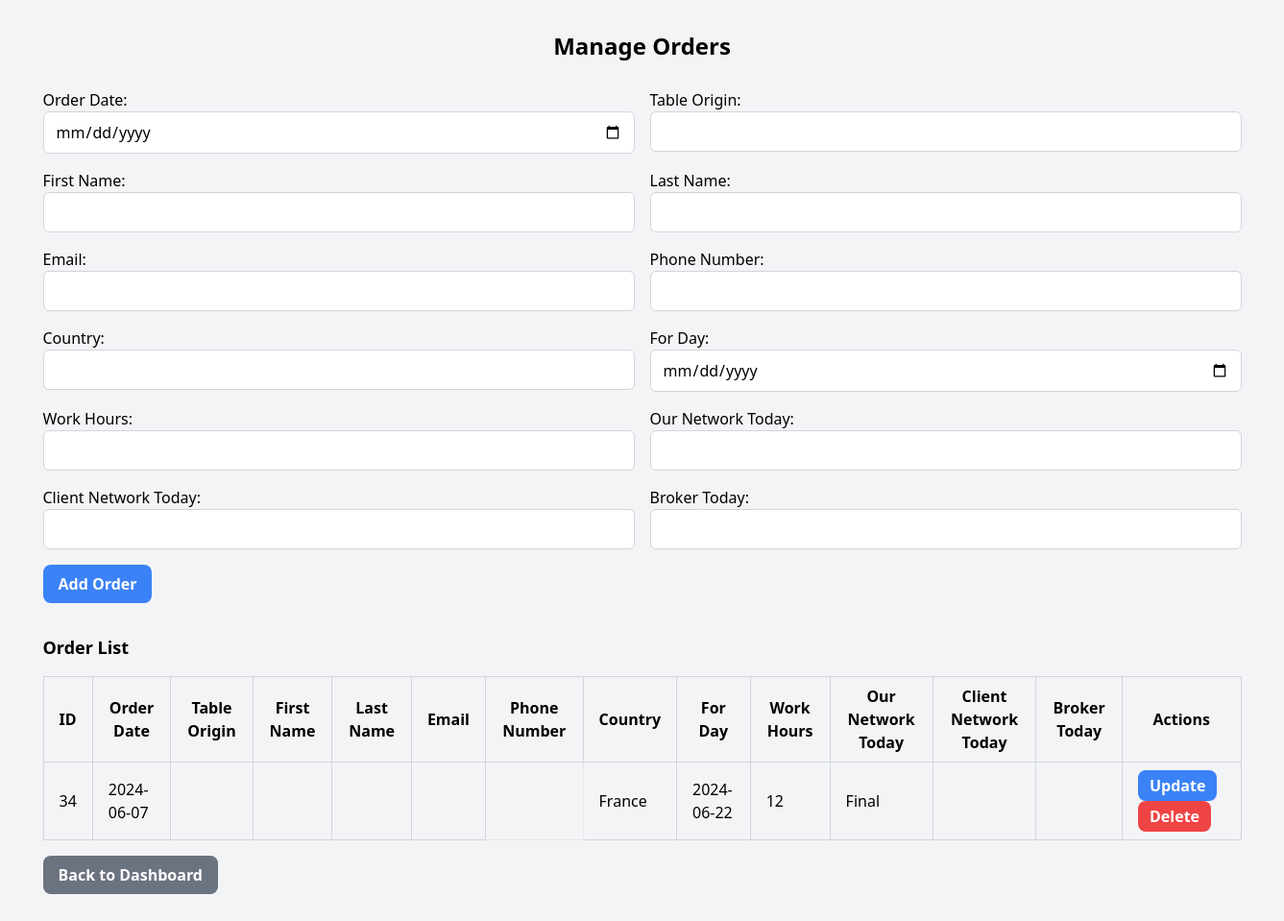
Screenshot of /manage_orders.php (signed in) with the database file from the repository.
### tables this page shows
CREATE TABLE `orders` (
  `id` int(11) NOT NULL,
  `order_date` varchar(255) DEFAULT NULL,
  `country` varchar(255) DEFAULT NULL,
  `for_day` varchar(255) DEFAULT NULL,
  `work_hours` varchar(255) DEFAULT NULL,
  `our_network_today` varchar(255) DEFAULT NULL,
  `approval` enum('Yes','No','Waiting') DEFAULT 'Waiting',
  `type_order` varchar(255) DEFAULT NULL,
  `brand_name` varchar(255) DEFAULT NULL,
  `capps` int(11) DEFAULT NULL,
  `ftds` int(11) DEFAULT NULL,
  `aff_manager_id` int(11) DEFAULT NULL
);

### manage_orders.php (the view, shortened to what this page needs)
<?php
include('config.php');
$orders = mysqli_query($conn, "SELECT * FROM orders");
?>
<!DOCTYPE html>
<html lang="en">
<head>
    <link href="https://cdn.jsdelivr.net/npm/tailwindcss@2.2.16/dist/tailwind.min.css" rel="stylesheet">
</head>
<body class="bg-gray-100">
    <div class="container mx-auto px-4 py-8">
        <h1 class="text-2xl text-center mb-7 font-semibold ">Manage Orders</h1>
        <form method="post" class="mb-8">
            <div class="grid grid-cols-1 md:grid-cols-2 gap-4">
                <div>
                    <label for="order_date" class="block">Order Date:</label>
                    <input type="date" id="order_date" name="order_date" required class="border border-gray-300 rounded-md px-3 py-2 w-full">
                </div>
                <div>
                    <label for="table_origin" class="block">Table Origin:</label>
                    <input type="text" id="table_origin" name="table_origin" required class="border border-gray-300 rounded-md px-3 py-2 w-full">
                </div>
                <div>
                    <label for="first_name" class="block">First Name:</label>
                    <input type="text" id="first_name" name="first_name" required class="border border-gray-300 rounded-md px-3 py-2 w-full">
                </div>
                <div>
                    <label for="last_name" class="block">Last Name:</label>
                    <input type="text" id="last_name" name="last_name" required class="border border-gray-300 rounded-md px-3 py-2 w-full">
                </div>
                <div>
                    <label for="email" class="block">Email:</label>
                    <input type="email" id="email" name="email" required class="border border-gray-300 rounded-md px-3 py-2 w-full">
                </div>
                <div>
                    <label for="phone_number" class="block">Phone Number:</label>
                    <input type="text" id="phone_number" name="phone_number" required class="border border-gray-300 rounded-md px-3 py-2 w-full">
                </div>
                <div>
                    <label for="country" class="block">Country:</label>
                    <input type="text" id="country" name="country" required class="border border-gray-300 rounded-md px-3 py-2 w-full">
                </div>
                <div>
                    <label for="for_day" class="block">For Day:</label>
                    <input type="date" id="for_day" name="for_day" required class="border border-gray-300 rounded-md px-3 py-2 w-full">
                </div>
                <div>
                    <label for="work_hours" class="block">Work Hours:</label>
                    <input type="text" id="work_hours" name="work_hours" required class="border border-gray-300 rounded-md px-3 py-2 w-full">
                </div>
                <div>
                    <label for="our_network_today" class="block">Our Network Today:</label>
                    <input type="text" id="our_network_today" name="our_network_today" required class="border border-gray-300 rounded-md px-3 py-2 w-full">
                </div>
                <div>
                    <label for="client_network_today" class="block">Client Network Today:</label>
                    <input type="text" id="client_network_today" name="client_network_today" required class="border border-gray-300 rounded-md px-3 py-2 w-full">
                </div>
                <div>
                    <label for="broker_today" class="block">Broker Today:</label>
                    <input type="text" id="broker_today" name="broker_today" required class="border border-gray-300 rounded-md px-3 py-2 w-full">
                </div>
            </div>
            <button type="submit" name="add_order" class="bg-blue-500 hover:bg-blue-600 text-white font-bold py-2 px-4 rounded-lg mt-4">Add Order</button>
        </form>
        <h2 class="text-lg font-semibold mb-4">Order List</h2>
        <table class="w-full border-collapse border border-gray-300">
            <thead>
                <tr>
                    <th class="border border-gray-300 px-4 py-2">ID</th>
                    <th class="border border-gray-300 px-4 py-2">Order Date</th>
                    <th class="border border-gray-300 px-4 py-2">Table Origin</th>
                    <th class="border border-gray-300 px-4 py-2">First Name</th>
                    <th class="border border-gray-300 px-4 py-2">Last Name</th>
                    <th class="border border-gray-300 px-4 py-2">Email</th>
                    <th class="border border-gray-300 px-4 py-2">Phone Number</th>
                    <th class="border border-gray-300 px-4 py-2">Country</th>
                    <th class="border border-gray-300 px-4 py-2">For Day</th>
                    <th class="border border-gray-300 px-4 py-2">Work Hours</th>
                    <th class="border border-gray-300 px-4 py-2">Our Network Today</th>
                    <th class="border border-gray-300 px-4 py-2">Client Network Today</th>
                    <th class="border border-gray-300 px-4 py-2">Broker Today</th>
                    <th class="border border-gray-300 px-4 py-2">Actions</th>
                </tr>
            </thead>
            <tbody>
                <?php while ($order = mysqli_fetch_assoc($orders)) { ?>
                    <tr>
                        <td class="border border-gray-300 px-4 py-2"><?php echo $order['id']; ?></td>
                        <td class="border border-gray-300 px-4 py-2"><?php echo $order['order_date']; ?></td>
                        <td class="border border-gray-300 px-4 py-2"><?php echo $order['table_origin']; ?></td>
                        <td class="border border-gray-300 px-4 py-2"><?php echo $order['first_name']; ?></td>
                        <td class="border border-gray-300 px-4 py-2"><?php echo $order['last_name']; ?></td>
                        <td class="border border-gray-300 px-4 py-2"><?php echo $order['email']; ?></td>
                        <td class="border border-gray-
300 px-4 py-2"><?php echo $order['phone_number']; ?></td>
<td class="border border-gray-300 px-4 py-2"><?php echo $order['country']; ?></td>
<td class="border border-gray-300 px-4 py-2"><?php echo $order['for_day']; ?></td>
<td class="border border-gray-300 px-4 py-2"><?php echo $order['work_hours']; ?></td>
<td class="border border-gray-300 px-4 py-2"><?php echo $order['our_network_today']; ?></td>
<td class="border border-gray-300 px-4 py-2"><?php echo $order['client_network_today']; ?></td>
<td class="border border-gray-300 px-4 py-2"><?php echo $order['broker_today']; ?></td>
<td class="border border-gray-300 px-4 py-2">
<form method="post" action="update_orders.php">
<button type="submit" name="update_order" class="bg-blue-500 hover:bg-blue-600 text-white font-bold py-1 px-3 rounded-lg mr-2">Update</button>
</form>
<form method="post">
<button type="submit" name="delete_order" class="bg-red-500 hover:bg-red-600 text-white font-bold py-1 px-3 rounded-lg">Delete</button>
</form>
</td>
</tr>
<?php } ?>
</tbody>
</table>
<a href="dashboard.php" class="bg-gray-500 hover:bg-gray-600 text-white font-bold py-2 px-4 rounded-lg mt-4 inline-block">Back to Dashboard</a>
</div>
</body>
</html>

### rows the page displays
orders: id "34", order_date "2024-06-07", country "France", for_day "2024-06-22", work_hours "12", our_network_today "Final"
